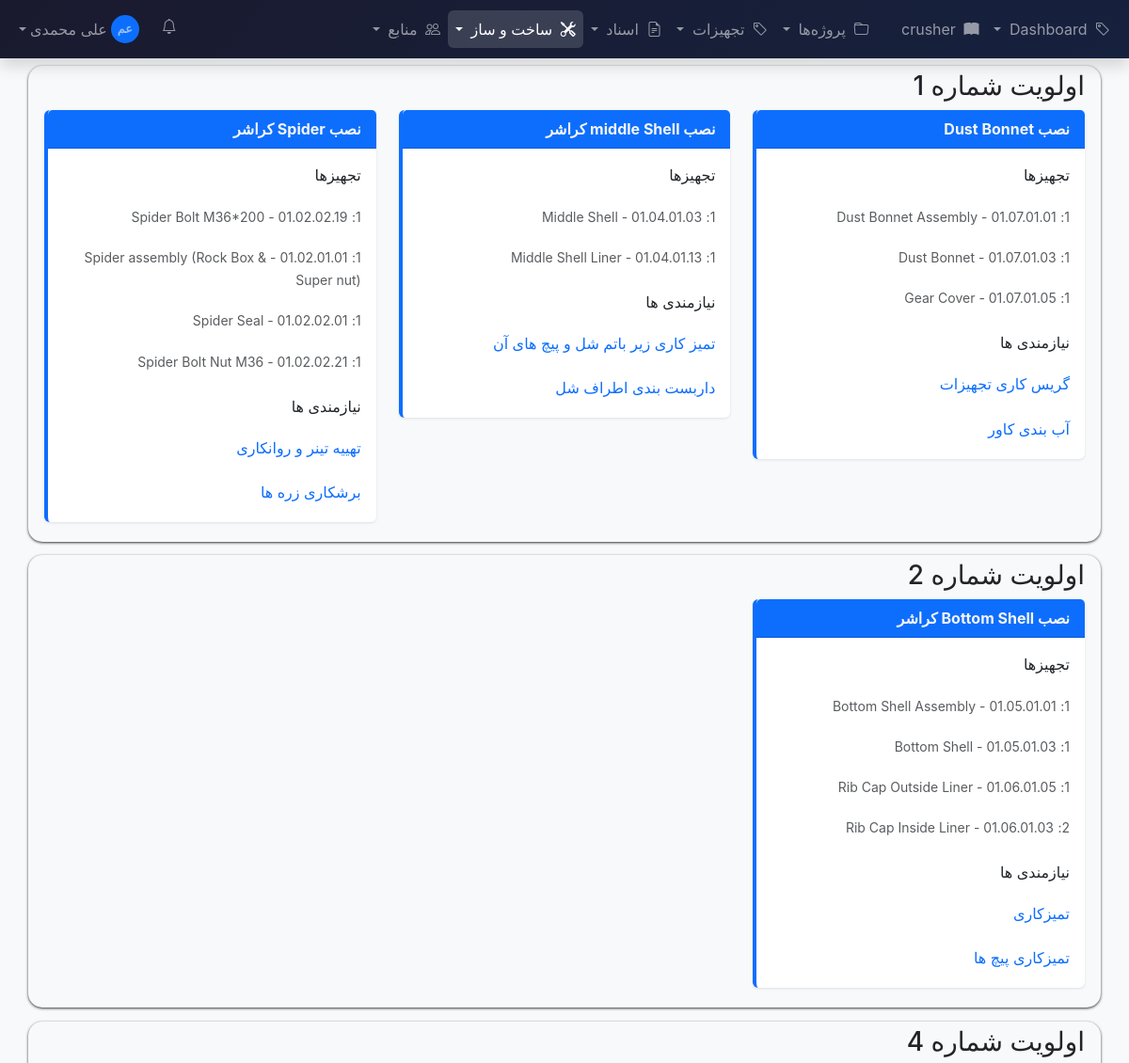
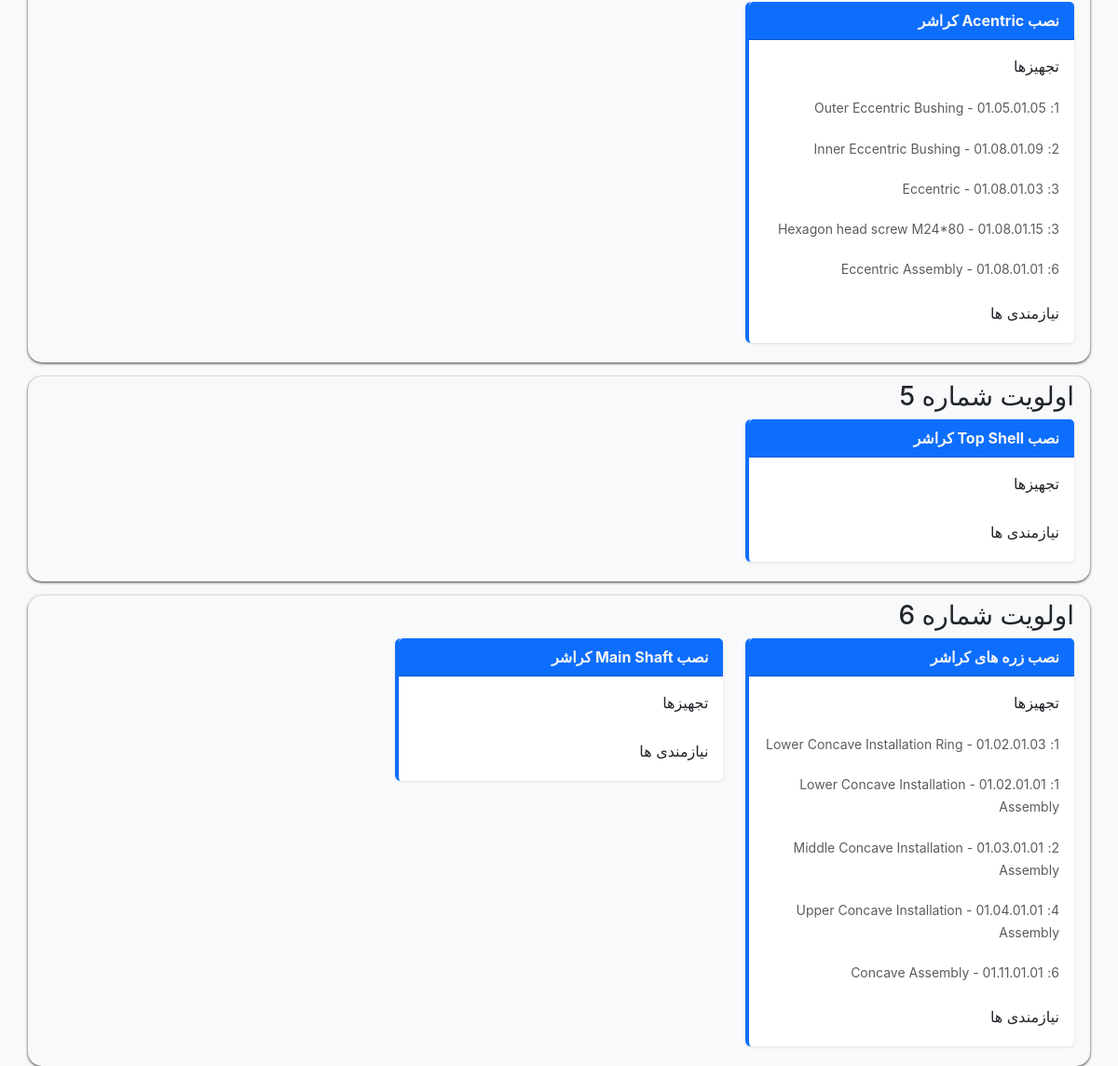
Page /construction/work-packages/tree/ (signed in) on the committed database (2 pictures, top to bottom).
### construction/models.py (models this page shows, shortened)
class WorkPackage(models.Model):
	class Status(models.TextChoices):
		NOT_STARTED = 'NSTA', 'Not Started'
		MOBILIZING = 'MOB', 'Mobilizing'
		IN_PROGRESS = 'IPRO', 'In Progress'
		COMPLETE = 'COMP', 'Complete'
		ON_HOLD = 'HOLD', 'On Hold'
	project = models.ForeignKey(
			'core.Project', on_delete=models.CASCADE, related_name='work_packages'
			)
	code = models.CharField(max_length=50)
	name = models.CharField(max_length=500)
	area = models.ForeignKey(
			'core.Area', on_delete=models.SET_NULL, related_name='work_packages', null=True, blank=True
			)
	system = models.ForeignKey(
			'core.System', on_delete=models.SET_NULL, null=True, blank=True,
			related_name='work_packages'
			)
	description = models.TextField(blank=True)
	supervisor = models.ForeignKey(
			User, on_delete=models.SET_NULL, null=True, blank=True,
			related_name='supervised_work_packages'
			)
	contractor = models.CharField(
			max_length=255, blank=True, help_text="Company executing the work"
			)
	contractor_company = models.ForeignKey('resources.Company', on_delete=models.SET_NULL, related_name='work_packages', null=True, blank=True)
	planned_start = models.DateField()
	planned_finish = models.DateField()
	actual_start = models.DateField(null=True, blank=True)
	actual_finish = models.DateField(null=True, blank=True)
	status = models.CharField(max_length=4, choices=Status.choices, default=Status.NOT_STARTED)
	percent_complete = models.DecimalField(max_digits=5, decimal_places=2, default=0.00)
	level = models.IntegerField(default=1, null=True, blank=True)
	priority = models.PositiveSmallIntegerField(default=3, help_text="1=Highest, 5=Lowest")
	notes = models.TextField(blank=True)
	created_at = models.DateTimeField(auto_now_add=True)
	updated_at = models.DateTimeField(auto_now=True)
	class Meta:
		ordering = ['code']
		verbose_name = 'Work Package'
		verbose_name_plural = 'Work Packages'

class WorkPackageItem(models.Model):
	work_package = models.ForeignKey(
			WorkPackage, on_delete=models.CASCADE, related_name='items', null=True, blank=True
			)
	equipment_tag = models.ForeignKey(
			'core.EquipmentTag', on_delete=models.CASCADE, related_name='work_package_items', null=True, blank=True
			)
	sequence_number = models.PositiveIntegerField(
			default=1, help_text="Order of installation"
			)
	installation_date = models.DateField(null=True, blank=True)
	is_complete = models.BooleanField(default=False)
	notes = models.TextField(blank=True)
	class Meta:
		ordering = ['sequence_number']
		verbose_name = 'Work Package Item'
		verbose_name_plural = 'Work Package Items'

class WorkPackageRequirements(models.Model):
	work_pack = models.ForeignKey(WorkPackage, on_delete=models.CASCADE, related_name='requirements', null=True, blank=True)
	name = models.CharField(max_length=255)
	description = models.CharField(max_length=255, blank=True)
	priority = models.IntegerField(default=1, null=True, blank=True)
	is_completed = models.BooleanField(default=False, null=True, blank=True)
	class Meta:
		verbose_name = 'Work Package Requirements'
		verbose_name_plural = 'Work Package Requirements'

### core/models.py (models this page shows, shortened)
class EquipmentTag(models.Model):
	class EquipmentType(models.TextChoices):
		CRUSHER = 'CRUSH', 'Crusher'
		CONVEYOR = 'CONV', 'Conveyor'
		FLOTATION = 'FLOT', 'Flotation Cell'
		PUMP = 'PUMP', 'Pump'
		MOTOR = 'MOTOR', 'Motor'
		INSTRUMENT = 'INST', 'Instrument'
		CABLE = 'CABLE', 'Cable'
		TRANSFORMER = 'XFMR', 'Transformer'
		VALVE = 'VALV', 'Valve'
		TANK = 'TANK', 'Tank'
		SCREEN = 'SCRN', 'Screen'
		FEEDER = 'FEED', 'Feeder'
		CYCLONE = 'CYCL', 'Cyclone'
		THICKENER = 'THCK', 'Thickener'
		FILTER = 'FILT', 'Filter'
		COMPRESSOR = 'COMP', 'Compressor'
		CRANE = 'CR', 'Crane'
		SCREW_WASHER_NUT = 'SCNW', 'Screw Nut Washer'
		OTHER = 'OTHR', 'Other'
	class Discipline(models.TextChoices):
		MECHANICAL = 'MECH', 'Mechanical'
		ELECTRICAL = 'ELEC', 'Electrical'
		PIPING = 'PIPE', 'Piping'
		INSTRUMENTATION = 'INSTR', 'Instrumentation'
		CIVIL = 'CIVL', 'Civil'
		STRUCTURAL = 'STRU', 'Structural'
	class Criticality(models.TextChoices):
		HIGH = 'HIGH', 'High'
		MEDIUM = 'MED', 'Medium'
		LOW = 'LOW', 'Low'
	class Status(models.TextChoices):
		ENGINEERING = 'ENG', 'Engineering'
		PROCURED = 'PROC', 'Procured'
		DELIVERED = 'DLVD', 'Delivered'
		INSTALLED = 'INST', 'Installed'
		ALIGNED = 'ALGN', 'Aligned'
		PRECOMM = 'PREC', 'Pre-Commissioned'
		COMMISSIONED = 'COMM', 'Commissioned'
		HANDED_OVER = 'HNDO', 'Handed Over'
		DEFECT = 'DEF', 'Defective'
	installation_order = models.IntegerField(default=0, blank=True, null=True)
	project = models.ForeignKey(Project, on_delete=models.CASCADE, related_name='equipment_tags',null=True,blank=True)
	area = models.ForeignKey(Area, on_delete=models.SET_NULL, null=True, blank=True, related_name='equipment_tags')
	system = models.ForeignKey(System, on_delete=models.SET_NULL, null=True, blank=True, related_name='equipment_tags')
	parent_tag = models.ForeignKey(
			'self', on_delete=models.CASCADE, null=True, blank=True,
			related_name='child_tags'
			)
	drawing_num = models.CharField(max_length=100, blank=True, null=True)
	tag_number = models.CharField(max_length=100, db_index=True)
	description = models.CharField(max_length=500,null=True,blank=True)
	equipment_type = models.CharField(max_length=5, choices=EquipmentType.choices,null=True,blank=True)
	discipline = models.CharField(max_length=5, choices=Discipline.choices,null=True,blank=True)
	packing = models.ForeignKey(PackingList, on_delete=models.SET_NULL, null=True, blank=True, related_name='equipment_tags')
	manufacturer = models.CharField(max_length=255, blank=True)
	model_number = models.CharField(max_length=100, blank=True)
	serial_number = models.CharField(max_length=100, blank=True)
	criticality = models.CharField(max_length=4, choices=Criticality.choices, default=Criticality.MEDIUM)
	status = models.CharField(max_length=4, choices=Status.choices, default=Status.ENGINEERING)
	installation_date = models.DateField(null=True, blank=True)
	weight_kg = models.DecimalField(max_digits=10, decimal_places=2, null=True, blank=True, default=0)
	dimensions = models.CharField(
			max_length=200, blank=True,
			help_text="LxWxH in mm, e.g., '3000x2000x1500'"
			)
	notes = models.TextField(blank=True)
	created_at = models.DateTimeField(auto_now_add=True)
	updated_at = models.DateTimeField(auto_now=True)
	qr_code = models.ImageField(
			upload_to='equipment_qr_codes/',
			null=True,
			blank=True,
			help_text="QR code for this equipment tag"
			)
	qr_code_generated_at = models.DateTimeField(null=True, blank=True)
	class Meta:
		ordering = ['tag_number']
		indexes = [
				models.Index(fields=['project', 'tag_number']),
				models.Index(fields=['project', 'status']),
				models.Index(fields=['parent_tag']),
				]
		verbose_name = 'Equipment Tag'
		verbose_name_plural = 'Equipment Tags'
	def __str__(self):
		return f"{self.tag_number} - {self.description[:50]}"

### construction/views.py (the view)
class WorkPackageTree(LoginRequiredMixin, generic.TemplateView):
	template_name = 'rtl/construction/work_package_tree.html'
	def get_queryset(self):
		queryset = WorkPackage.objects.select_related('project', 'area', 'supervisor')
		project_id = self.request.GET.get('project')
		if project_id:
			queryset = queryset.filter(project_id=project_id)
		area_id = self.request.GET.get('area')
		if area_id:
			queryset = queryset.filter(area_id=area_id)
		system_id = self.request.GET.get('system')
		if system_id:
			queryset = queryset.filter(system_id=system_id)
		return queryset
	def get_context_data(self, **kwargs):
		context = super().get_context_data(**kwargs)
		wp_queryset = self.get_queryset()
		context['work_packages'] = wp_queryset.all().order_by('level')
		context['work_package_items'] = WorkPackageItem.objects.filter(
				work_package__in=wp_queryset
				).all().order_by('sequence_number')
		context['work_package_requirements'] = WorkPackageRequirements.objects.filter(
				work_pack__in=wp_queryset
				).all().order_by('priority')
		return context

### kmes/context_processors.py (called while the page is built, shortened)
def notifications_processor(request):
	context = {
			'notifications': [],
			'notifications_count': 0,
			}
	if request.user.is_authenticated:
		try:
			from documents.models import DocumentShare
			unread_shares = DocumentShare.objects.filter(
					shared_with=request.user,
					is_accessed=False
					).count()
		except:
			pass
		try:
			from resources.models import Timesheet
			pending_timesheets = Timesheet.objects.filter(
					is_approved=False
					).count()
		except:
			pass
		try:
			from commissioning.models import PunchItem
			open_punches = PunchItem.objects.filter(
					status__in=['OPEN', 'IPRO']
					).count()
		except:
			pass
		context['notifications_count'] = len(context['notifications'])
	return context

### templates/rtl/construction/work_package_tree.html (shortened to what this page needs)
{% extends 'rtl/base.html' %}
{% load static %}
{% block content %}
{% regroup work_packages by level as level_groups %}
{% for group in level_groups %}
<div class="row" style="margin-top: 0.9rem;box-shadow: 0 1px 3px rgba(0, 0, 0, 0.8);border-radius: 15px;padding: 5px;" data-level="{{ group.grouper }}">
    <h3>اولویت شماره {{ group.grouper }}</h3>
    {% for wp in group.list %}
    <div class="col-xl-4 col-md-6">
            <div class="card tag-card mb-3">
                <div class="card-header bg-primary text-white">
                    <a href="{% url 'construction:work_package_detail' wp.pk %}">
                        <strong style="color: whitesmoke;">{{ wp.name }}</strong>
                    </a>
                </div>
                <div class="card-body">
                    <p class="mb-1">تجهیزها</p>
                    {% for item in work_package_items %}
                    {% if item.work_package == wp %}
                    <div class="row g-3" style="margin-top: 0.2rem;" data-level="{{ group.grouper }}">
                        <a href="{% url 'core:equipment-tag-detail' item.equipment_tag.pk %}" class="text-decoration-none">
                    <small class="text-muted">{{ item.sequence_number }}:</small>
                    <small class="text-muted">{{ item.equipment_tag }}</small>
                        </a>
                    </div>
                    {% endif %}
                    {% endfor %}
                    <p class="mb-1">نیازمندی ها</p>
                    {% for req in work_package_requirements %}
                    {% if req.work_pack == wp %}
                    <div class="row g-3" style="margin-top: 0.2rem;" data-level="{{ group.grouper }}" >
                        <a href="{% url 'construction:work_package_detail' wp.pk %}" class="text-decoration-none">
                            <p class="mb-1">{{ req.name }}</p>
                        </a>
                    </div>
                    {% endif %}
                    {% endfor %}
                </div>
        </div>
    </div>
    {% endfor %}
</div>
{% empty %}
<p>No items found.</p>
{% endfor %}
{% endblock %}

### templates/rtl/navbar.html (shortened to what this page needs)
{% load static %}
<nav class="navbar navbar-expand-lg navbar-dark bg-dark fixed-top shadow">
  <div class="container-fluid">
    <div class="collapse navbar-collapse" id="mainNavbar">
      <ul class="navbar-nav me-auto mb-2 mb-lg-0">
        <li class="nav-item dropdown">
          <a class="nav-link dropdown-toggle {% if 'equipment_tag' in request.resolver_match.url_name %}active{% endif %}"
             href="#" role="button" data-bs-toggle="dropdown">
            <i class="bi bi-tag me-1"></i> Dashboard
          </a>
        </li>
        <li class="nav-item">
          <a style="max-height: 40px; width: 117px;" class="nav-link {% if request.resolver_match.url_name == 'manual' %}active{% endif %}"
             href="{% url 'core:drawing_detail' 1 %}">
            <i class="bi bi-book-fill me-1" style="max-width: 90px;" ></i> crusher
          </a>
        </li>
        <li class="nav-item dropdown">
          <a class="nav-link dropdown-toggle {% if 'project' in request.resolver_match.url_name or 'area' in request.resolver_match.url_name or 'system' in request.resolver_match.url_name %}active{% endif %}"
             href="#" role="button" data-bs-toggle="dropdown">
            <i class="bi bi-folder me-1"></i> پروژه‌ها
          </a>
        </li>
        <li class="nav-item dropdown">
          <a class="nav-link dropdown-toggle {% if 'equipment_tag' in request.resolver_match.url_name or 'equipment-tag' in request.resolver_match.url_name%}active{% endif %}"
             href="#" role="button" data-bs-toggle="dropdown">
            <i class="bi bi-tag me-1"></i> تجهیزات
          </a>
        </li>
        <li class="nav-item dropdown">
          <a class="nav-link dropdown-toggle {% if 'document' in request.resolver_match.url_name %}active{% endif %}"
             href="#" role="button" data-bs-toggle="dropdown">
            <i class="bi bi-file-earmark-text me-1"></i> اسناد
          </a>
        </li>
        <li class="nav-item dropdown">
          <a class="nav-link dropdown-toggle {% if 'work_package' in request.resolver_match.url_name or 'daily_report' in request.resolver_match.url_name %}active{% endif %}"
             href="#" role="button" data-bs-toggle="dropdown">
            <i class="bi bi-tools me-1"></i> ساخت و ساز
          </a>
        </li>
        <li class="nav-item dropdown">
          <a class="nav-link dropdown-toggle {% if 'employee' in request.resolver_match.url_name or 'timesheet' in request.resolver_match.url_name or 'tool' in request.resolver_match.url_name %}active{% endif %}"
             href="#" role="button" data-bs-toggle="dropdown">
            <i class="bi bi-people me-1"></i> منابع
          </a>
        </li>
      </ul>
      <ul class="navbar-nav ms-auto">
        <li class="nav-item dropdown me-2">
          <a class="nav-link position-relative" href="#" role="button" data-bs-toggle="dropdown">
            <i class="bi bi-bell"></i>
          </a>
        </li>
        <li class="nav-item dropdown">
          <a class="nav-link dropdown-toggle d-flex align-items-center" href="#" role="button" data-bs-toggle="dropdown">
            <div class="rounded-circle bg-primary d-flex align-items-center justify-content-center me-1"
                 style="width: 30px; height: 30px; font-size: 0.8rem; font-weight: 600;">
              {{ request.user.first_name|first|upper }}{{ request.user.last_name|first|upper }}
            </div>
            <span class="d-none d-lg-inline">{{ request.user.get_full_name|default:request.user.username }}</span>
          </a>
        </li>
      </ul>
    </div>
  </div>
</nav>
<div style="height: 56px;"></div>

### templates/rtl/base.html (style rules this page uses)
body { background-color: #f5f6fa; font-family: -apple-system, BlinkMacSystemFont, 'Segoe UI', Roboto, 'Helvetica Neue', Arial, sans-serif; }
.navbar-dark.bg-dark { background: linear-gradient(135deg, #1a1a2e 0%, #16213e 100%) !important; }
.navbar .nav-link { padding: 0.5rem 0.75rem; border-radius: 0.375rem; transition: all 0.15s; }
.navbar .nav-link.active { background: rgba(255,255,255,0.15); }
.card { border: none; box-shadow: 0 1px 3px rgba(0,0,0,0.1); }
.tag-card { transition: transform 0.2s, box-shadow 0.2s; border-left: 4px solid #0d6efd; }

### rows in the picture
WorkPackage: name "نصب Dust Bonnet"
WorkPackageItem: sequence_number "1", equipment_tag "01.07.01.01 - Dust Bonnet Assembly"
WorkPackageItem: sequence_number "1", equipment_tag "01.07.01.03 - Dust Bonnet"
WorkPackageItem: sequence_number "1", equipment_tag "01.07.01.05 - Gear Cover"
WorkPackageRequirements: name "گریس کاری تجهیزات"
WorkPackageRequirements: name "آب بندی کاور"
WorkPackage: name "نصب middle Shell کراشر"
WorkPackageItem: sequence_number "1", equipment_tag "01.04.01.03 - Middle Shell"
WorkPackageItem: sequence_number "1", equipment_tag "01.04.01.13 - Middle Shell Liner"
WorkPackageRequirements: name "تمیز کاری زیر باتم شل و پیچ های آن"
WorkPackageRequirements: name "داربست بندی اطراف شل"
WorkPackage: name "نصب Spider کراشر"
WorkPackageItem: sequence_number "1", equipment_tag "01.02.02.19 - Spider Bolt M36*200"
WorkPackageItem: sequence_number "1", equipment_tag "01.02.01.01 - Spider assembly (Rock Box & Super nut)"
WorkPackageItem: sequence_number "1", equipment_tag "01.02.02.01 - Spider Seal"
WorkPackageItem: sequence_number "1", equipment_tag "01.02.02.21 - Spider Bolt Nut M36"
WorkPackageRequirements: name "تهییه تینر و روانکاری"
WorkPackageRequirements: name "برشکاری زره ها"
WorkPackage: name "نصب Bottom Shell کراشر"
WorkPackageItem: sequence_number "1", equipment_tag "01.05.01.01 - Bottom Shell Assembly"
WorkPackageItem: sequence_number "1", equipment_tag "01.05.01.03 - Bottom Shell"
WorkPackageItem: sequence_number "1", equipment_tag "01.06.01.05 - Rib Cap Outside Liner"
WorkPackageItem: sequence_number "2", equipment_tag "01.06.01.03 - Rib Cap Inside Liner"
WorkPackageRequirements: name "تمیزکاری"
WorkPackageRequirements: name "تمیزکاری پیچ ها"
WorkPackage: name "نصب Acentric کراشر"
WorkPackageItem: sequence_number "1", equipment_tag "01.05.01.05 - Outer Eccentric Bushing"
WorkPackageItem: sequence_number "2", equipment_tag "01.08.01.09 - Inner Eccentric Bushing"
WorkPackageItem: sequence_number "3", equipment_tag "01.08.01.03 - Eccentric"
WorkPackageItem: sequence_number "3", equipment_tag "01.08.01.15 - Hexagon head screw M24*80"
WorkPackageItem: sequence_number "6", equipment_tag "01.08.01.01 - Eccentric Assembly"
WorkPackage: name "نصب Top Shell کراشر"
WorkPackage: name "نصب زره های کراشر"
WorkPackageItem: sequence_number "1", equipment_tag "01.02.01.03 - Lower Concave Installation Ring"
WorkPackageItem: sequence_number "1", equipment_tag "01.02.01.01 - Lower Concave Installation Assembly"
WorkPackageItem: sequence_number "2", equipment_tag "01.03.01.01 - Middle Concave Installation Assembly"
WorkPackageItem: sequence_number "4", equipment_tag "01.04.01.01 - Upper Concave Installation Assembly"
WorkPackageItem: sequence_number "6", equipment_tag "01.11.01.01 - Concave Assembly"
WorkPackage: name "نصب Main Shaft کراشر"

### other values in the picture
{{ request.user.first_name|first|upper }} "ع"
{{ request.user.last_name|first|upper }} "م"
{{ request.user.get_full_name|default:request.user.username }} "علی محمدی"
{{ group.grouper }} "1" "2" "4" "5" "6"
